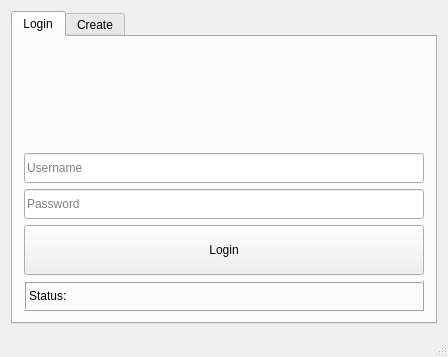
<?xml version="1.0" encoding="UTF-8"?>
<ui version="4.0">
 <class>MainWindow</class>
 <widget class="QMainWindow" name="MainWindow">
  <property name="geometry">
   <rect>
    <x>0</x>
    <y>0</y>
    <width>444</width>
    <height>357</height>
   </rect>
  </property>
  <property name="sizePolicy">
   <sizepolicy hsizetype="Maximum" vsizetype="Maximum">
    <horstretch>0</horstretch>
    <verstretch>0</verstretch>
   </sizepolicy>
  </property>
  <property name="maximumSize">
   <size>
    <width>500</width>
    <height>400</height>
   </size>
  </property>
  <property name="windowTitle">
   <string>Get2Gether</string>
  </property>
  <widget class="QWidget" name="centralWidget">
   <property name="sizePolicy">
    <sizepolicy hsizetype="Maximum" vsizetype="Maximum">
     <horstretch>0</horstretch>
     <verstretch>0</verstretch>
    </sizepolicy>
   </property>
   <layout class="QGridLayout" name="gridLayout_2">
    <item row="0" column="0">
     <widget class="QTabWidget" name="tabWidget">
      <property name="currentIndex">
       <number>0</number>
      </property>
      <widget class="QWidget" name="Login">
       <attribute name="title">
        <string>Login</string>
       </attribute>
       <layout class="QGridLayout" name="gridLayout_3">
        <item row="0" column="0">
         <layout class="QGridLayout" name="gridLayout">
          <item row="3" column="0">
           <widget class="QPushButton" name="login_button">
            <property name="minimumSize">
             <size>
              <width>400</width>
              <height>50</height>
             </size>
            </property>
            <property name="maximumSize">
             <size>
              <width>400</width>
              <height>50</height>
             </size>
            </property>
            <property name="styleSheet">
             <string notr="true"/>
            </property>
            <property name="text">
             <string>Login</string>
            </property>
            <property name="autoDefault">
             <bool>true</bool>
            </property>
            <property name="default">
             <bool>false</bool>
            </property>
            <property name="flat">
             <bool>false</bool>
            </property>
           </widget>
          </item>
          <item row="2" column="0">
           <widget class="QLineEdit" name="password">
            <property name="minimumSize">
             <size>
              <width>0</width>
              <height>30</height>
             </size>
            </property>
            <property name="maximumSize">
             <size>
              <width>400</width>
              <height>30</height>
             </size>
            </property>
            <property name="text">
             <string/>
            </property>
            <property name="echoMode">
             <enum>QLineEdit::Password</enum>
            </property>
            <property name="placeholderText">
             <string>Password</string>
            </property>
           </widget>
          </item>
          <item row="1" column="0">
           <widget class="QLineEdit" name="username">
            <property name="minimumSize">
             <size>
              <width>400</width>
              <height>30</height>
             </size>
            </property>
            <property name="maximumSize">
             <size>
              <width>400</width>
              <height>30</height>
             </size>
            </property>
            <property name="styleSheet">
             <string notr="true"/>
            </property>
            <property name="text">
             <string/>
            </property>
            <property name="placeholderText">
             <string>Username</string>
            </property>
           </widget>
          </item>
          <item row="4" column="0">
           <widget class="QLabel" name="status">
            <property name="sizePolicy">
             <sizepolicy hsizetype="Expanding" vsizetype="Preferred">
              <horstretch>0</horstretch>
              <verstretch>0</verstretch>
             </sizepolicy>
            </property>
            <property name="minimumSize">
             <size>
              <width>400</width>
              <height>30</height>
             </size>
            </property>
            <property name="maximumSize">
             <size>
              <width>400</width>
              <height>30</height>
             </size>
            </property>
            <property name="frameShape">
             <enum>QFrame::Box</enum>
            </property>
            <property name="frameShadow">
             <enum>QFrame::Raised</enum>
            </property>
            <property name="text">
             <string>Status: </string>
            </property>
           </widget>
          </item>
          <item row="0" column="0" alignment="Qt::AlignHCenter|Qt::AlignVCenter">
           <widget class="QLabel" name="label">
            <property name="text">
             <string/>
            </property>
            <property name="pixmap">
             <pixmap>logo.png</pixmap>
            </property>
           </widget>
          </item>
         </layout>
        </item>
       </layout>
      </widget>
      <widget class="QWidget" name="tab_2">
       <attribute name="title">
        <string>Create</string>
       </attribute>
       <layout class="QGridLayout" name="gridLayout_8">
        <item row="0" column="0">
         <layout class="QGridLayout" name="gridLayout_7">
          <item row="0" column="0">
           <widget class="QLineEdit" name="username_create">
            <property name="minimumSize">
             <size>
              <width>400</width>
              <height>30</height>
             </size>
            </property>
            <property name="maximumSize">
             <size>
              <width>400</width>
              <height>30</height>
             </size>
            </property>
            <property name="styleSheet">
             <string notr="true"/>
            </property>
            <property name="text">
             <string/>
            </property>
            <property name="placeholderText">
             <string>Username</string>
            </property>
           </widget>
          </item>
          <item row="2" column="0">
           <widget class="QPushButton" name="create">
            <property name="minimumSize">
             <size>
              <width>400</width>
              <height>50</height>
             </size>
            </property>
            <property name="maximumSize">
             <size>
              <width>400</width>
              <height>50</height>
             </size>
            </property>
            <property name="styleSheet">
             <string notr="true"/>
            </property>
            <property name="text">
             <string>Create</string>
            </property>
            <property name="autoDefault">
             <bool>true</bool>
            </property>
            <property name="default">
             <bool>false</bool>
            </property>
            <property name="flat">
             <bool>false</bool>
            </property>
           </widget>
          </item>
          <item row="1" column="0">
           <widget class="QLineEdit" name="password_create">
            <property name="minimumSize">
             <size>
              <width>0</width>
              <height>30</height>
             </size>
            </property>
            <property name="maximumSize">
             <size>
              <width>400</width>
              <height>30</height>
             </size>
            </property>
            <property name="text">
             <string/>
            </property>
            <property name="echoMode">
             <enum>QLineEdit::Password</enum>
            </property>
            <property name="placeholderText">
             <string>Password</string>
            </property>
           </widget>
          </item>
         </layout>
        </item>
       </layout>
      </widget>
     </widget>
    </item>
   </layout>
  </widget>
  <widget class="QStatusBar" name="statusBar"/>
 </widget>
 <layoutdefault spacing="6" margin="11"/>
 <tabstops>
  <tabstop>tabWidget</tabstop>
  <tabstop>username</tabstop>
  <tabstop>password</tabstop>
  <tabstop>login_button</tabstop>
  <tabstop>username_create</tabstop>
  <tabstop>password_create</tabstop>
  <tabstop>create</tabstop>
 </tabstops>
 <resources/>
 <connections/>
</ui>
